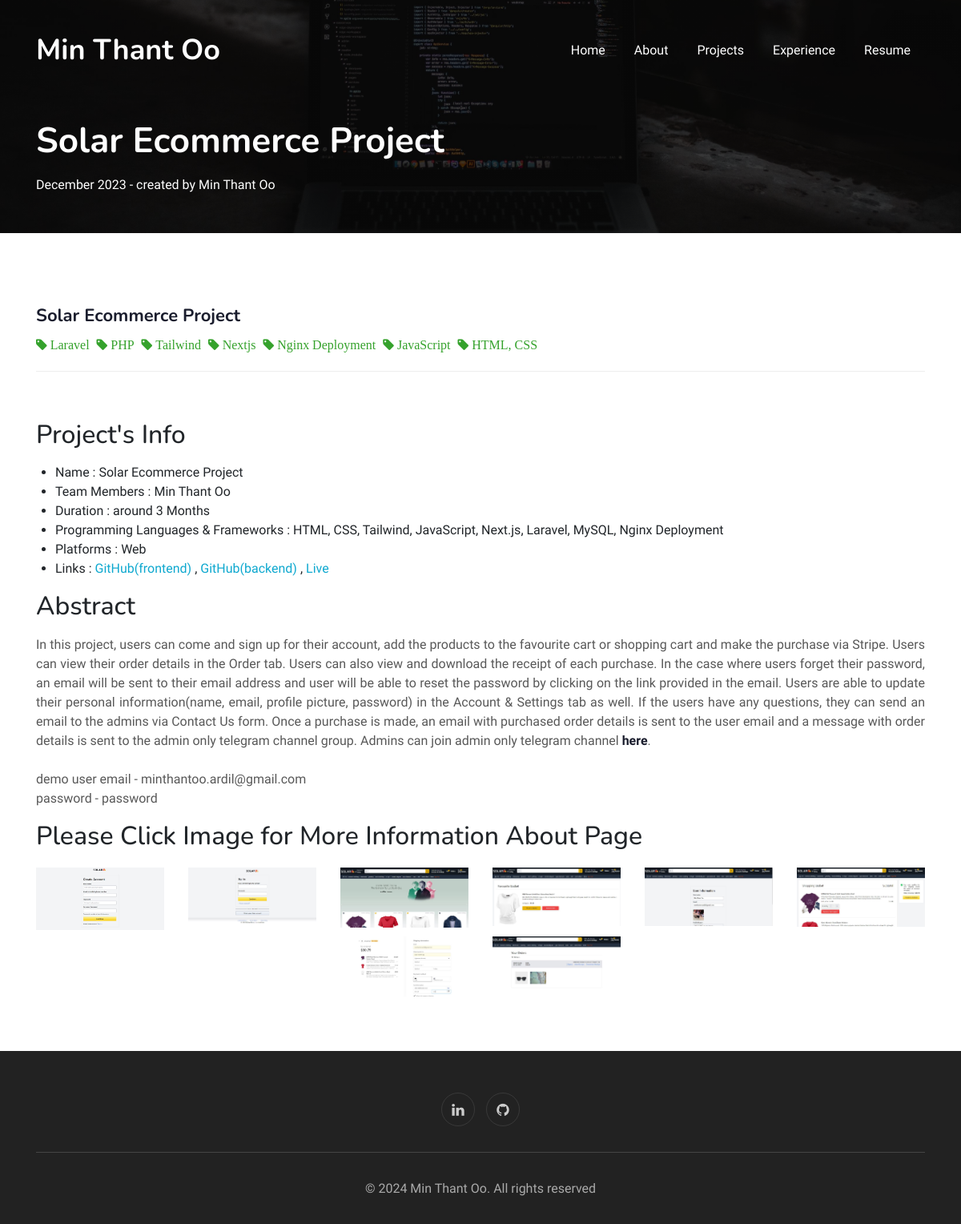
The app's page /project/?project=solar_ecom with its own data.
### tables this page shows
CREATE TABLE `setting` (
  `id` int(11) NOT NULL,
  `name` varchar(50) NOT NULL,
  `web_title` varchar(50) NOT NULL,
  `title` text NOT NULL,
  `sub_title` text NOT NULL,
  `profile_image` text NOT NULL,
  `skill_intro` text NOT NULL,
  `hire_content` text NOT NULL,
  `github` varchar(100) NOT NULL,
  `facebook` varchar(100) NOT NULL,
  `instagram` varchar(100) NOT NULL,
  `linkedin` varchar(100) NOT NULL,
  `dribble` varchar(100) NOT NULL,
  `behance` varchar(100) NOT NULL,
  `copyright` text NOT NULL,
  `address` text NOT NULL,
  `phone_no` varchar(20) NOT NULL,
  `contact_email` varchar(50) NOT NULL,
  `resume` varchar(100) NOT NULL
);

CREATE TABLE `project` (
  `id` int(11) NOT NULL,
  `slug` varchar(150) NOT NULL,
  `date` date NOT NULL,
  `creator` varchar(150) NOT NULL,
  `title` varchar(255) NOT NULL,
  `subtitle` varchar(255) NOT NULL,
  `banner` varchar(255) NOT NULL,
  `thumbnail` varchar(255) NOT NULL,
  `content` text NOT NULL,
  `display_order` int(11) NOT NULL
);

CREATE TABLE `project_tag` (
  `id` int(11) NOT NULL,
  `project` int(11) NOT NULL,
  `tag` int(11) NOT NULL
);

CREATE TABLE `tag` (
  `id` int(11) NOT NULL,
  `slug` varchar(150) NOT NULL,
  `title` varchar(150) NOT NULL,
  `status` tinyint(1) NOT NULL DEFAULT 1
);

### config/db_connection.php (called while the page is built, shortened)
<?php
$SERVER_NAME = "localhost";
$USERNAME = "root";
$PASSWORD = "";
$DB_NAME = 'profile';
$PORT = 3306;
$connection = mysqli_connect($SERVER_NAME, $USERNAME, $PASSWORD, $DB_NAME, $PORT);
mysqli_set_charset($connection, "utf8") or die('Could not connect: ' . mysqli_connect_error());
$setting_sql = "SELECT * FROM `setting` where id = 1;";
$SETTING = mysqli_query($connection, $setting_sql);
$SETTING = mysqli_fetch_assoc($SETTING);

### project/index.php (the view, shortened to what this page needs)
<?php
$base_path = $_SERVER['DOCUMENT_ROOT'];
include_once $base_path . '/config/db_connection.php';
$not_found_url = '/';
$project = [];
$project_tags = [];
if (isset($_GET['project']) && !empty($_GET['project'])) {
    global $project, $project_tags, $title;
    $project_slug = mysqli_real_escape_string($connection, $_GET['project']);
    $project_sql = "SELECT * FROM `project` WHERE `slug`='${project_slug}'";
    $project = mysqli_query($connection, $project_sql);
    $project = mysqli_fetch_assoc($project);
    $project_tags_sql = "SELECT * FROM `project_tag` INNER JOIN `tag` ON project_tag.tag = tag.id WHERE `project`=${project['id']};";
    $project_tags = mysqli_query($connection, $project_tags_sql);
    $project_tags = mysqli_fetch_all($project_tags, MYSQLI_ASSOC);
} else header('location: ' . $not_found_url);
?>
<!doctype html>
<html lang="en">
<head>
    <?php include_once $base_path . '/home_sub_html/header.php' ?>
</head>
<body>
<?php include_once $base_path . '/home_sub_html/navbar.php' ?>
<section class="w3l-blog-breadcrum">
    <div class="breadcrum-bg"
         style="background-image:linear-gradient(to right, rgba(0, 0, 0, 0.75), rgba(0,0,0, 0.75)), url('<?php echo empty($project["banner"]) ? '/assets/images/11.jpg' : $project["banner"]; ?>')">
        <div class="container py-5">
            <h2 class="my-3"><?php echo $project["title"]; ?></h2>
            <p> <?php echo date("F Y", strtotime($project['date'])); ?> - created
                by <?php echo $project["creator"]; ?></p>
        </div>
    </div>
</section>
<section class="w3l-blog-single">
    <div class="single blog py-5">
        <div class="container py-md-3">
            <div class="d-grid grid-colunm-2">
                <div class="single-left">
                    <div class="single-left1">
                        <div class="btom-cont1 pt-4">
                            <h5 class="card-title"><a href="#"><?php echo $project["title"]; ?></a></h5>
                            <ul class="admin-post">
                                <li>
                                    <?php foreach ($project_tags as $tag) { ?>
                                        <a href="#<?php echo $tag["title"]; ?>"><span
                                                    class="fa fa-tag"> <?php echo $tag["title"]; ?></span> </a>
                                    <?php } ?>
                                </li>
                            </ul>
                        </div>
                        <?php echo stripcslashes($project["content"]); ?>
                    </div>
                </div>
            </div>
        </div>
    </div>
</section>
<?php include_once $base_path . '/home_sub_html/footer.php' ?>
</body>
</html>

### home_sub_html/navbar.php (shortened to what this page needs)
<section class="w3l-bootstrap-header">
    <nav class="navbar navbar-expand-lg navbar-light py-lg-3 py-2">
        <div class="container">
            <a class="navbar-brand" href="/"><?php echo $SETTING['web_title']; ?></a>
            <div class="collapse navbar-collapse" id="navbarSupportedContent">
                <ul class="navbar-nav ml-auto">
                    <li class="nav-item">
                        <a class="nav-link" href="/">Home</a>
                    </li>
                    <li class="nav-item">
                        <a class="nav-link" href="/#about">About</a>
                    </li>
                    <li class="nav-item">
                        <a class="nav-link" href="/#portfolio">Projects</a>
                    </li>
                    <li class="nav-item">
                        <a class="nav-link" href="/#experience">Experience</a>
                    </li>
                    <li class="nav-item">
                        <a target="_blank" class="nav-link" href="/cv/resume.pdf">Resume</a>
                    </li>
                </ul>
            </div>
        </div>
    </nav>
</section>

### records on screen
setting: web_title "Min Thant Oo"
project: title "Solar Ecommerce Project", date "December 2023", creator "Min Thant Oo", content "Project's Info Name : Solar Ecommerce Project Team Members : Min Thant Oo Duration : around 3 Months Programming Languages & Frameworks : HTML, CSS, Tailwind, JavaScript, Next.js, Laravel, MySQL, Nginx Deployment Platforms : Web Links : GitHub(frontend) , GitHub(backend) , Live Abstract In this project, users can come and sign up for their account, add the products to the favourite cart or shopping cart and make the purchase via Stripe. Users can view their order details in the Order tab. Users can also view and download the receipt of each purchase. In the case where users forget their password, an email will be sent to their email address and user will be able to reset the password by…", content (picture)
project_tag: tag.title "Laravel"
project_tag: tag.title "PHP"
project_tag: tag.title "Tailwind"
project_tag: tag.title "Nextjs"
project_tag: tag.title "Nginx Deployment"
project_tag: tag.title "JavaScript"
project_tag: tag.title "HTML, CSS"
